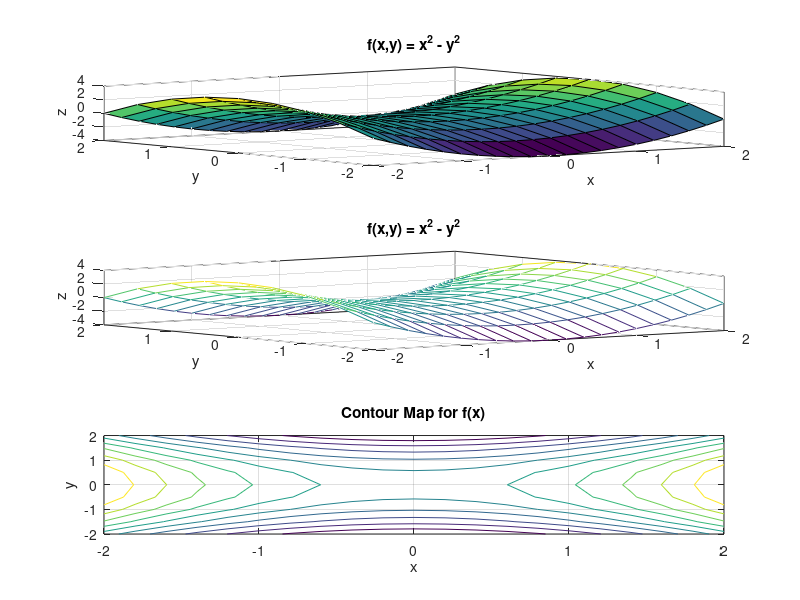

The MATLAB source for this figure:
dx = .2;
dy = .5;
x = [-2 : dx : 2];
y = [-2 : dy : 2];
[X, Y] = meshgrid(x, y);
Z = X .^2 - Y .^2;

subplot(3, 1, 1);
surf(x, y, Z);
xlabel('x');
ylabel('y');
zlabel('z');
title('f(x,y) = x^2 - y^2');
box on

subplot(3, 1, 2);
i = mesh(x, y, Z);
xlabel('x');
ylabel('y');
zlabel('z');
title('f(x,y) = x^2 - y^2');
box on

subplot(3, 1, 3);
contour(x, y, Z);

axis([-2 2 -2 2])
grid on;
xlabel('x');
ylabel('y');
title('Contour Map for f(x)');
